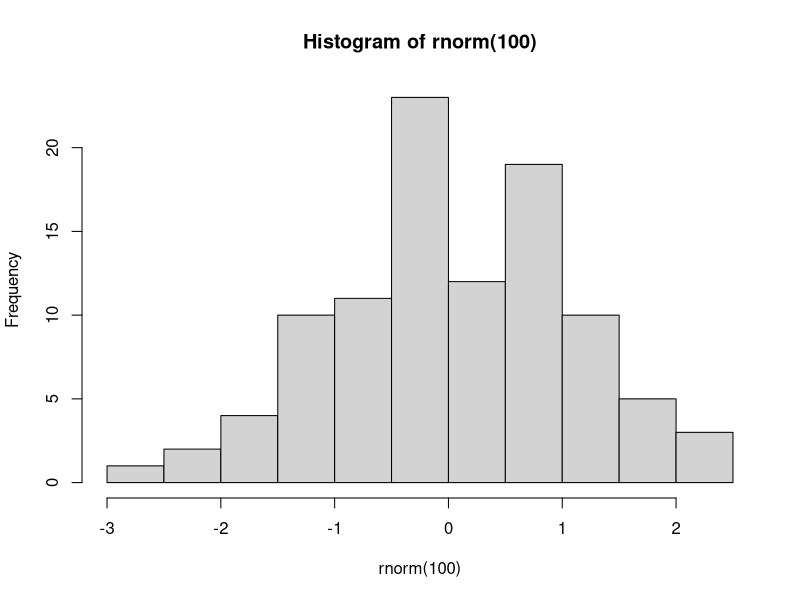
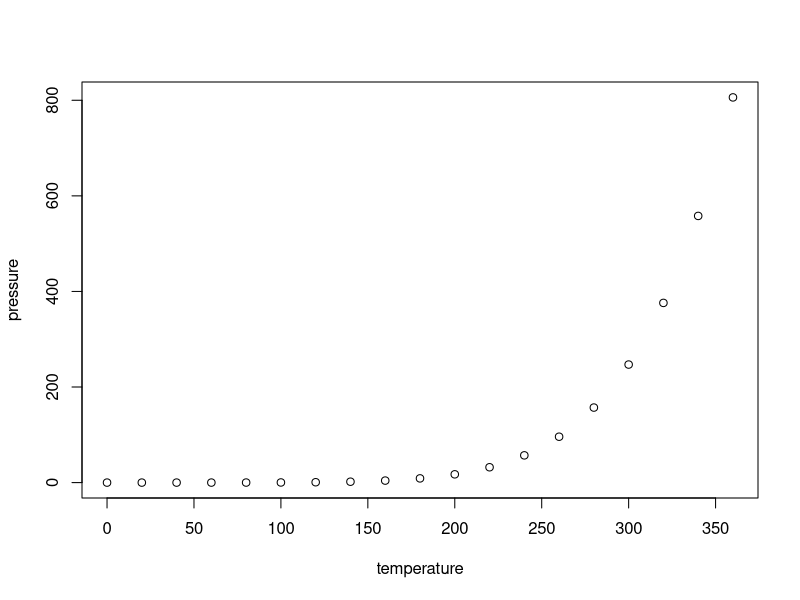

The R script that drew these images, in order:
## ---- chunk 1
knitr::opts_chunk$set(echo = TRUE)
## ---- chunk 2

hist(rnorm(100))
## ---- chunk 3
summary(cars)
## ---- chunk 4
plot(pressure)
